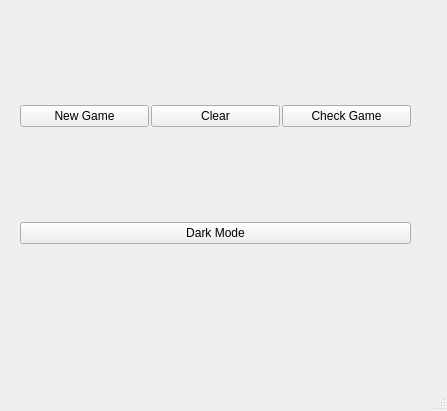
<?xml version="1.0" encoding="UTF-8"?>
<ui version="4.0">
 <class>MainWindow</class>
 <widget class="QMainWindow" name="MainWindow">
  <property name="geometry">
   <rect>
    <x>0</x>
    <y>0</y>
    <width>447</width>
    <height>411</height>
   </rect>
  </property>
  <property name="windowTitle">
   <string>Sudoku Game</string>
  </property>
  <property name="windowIcon">
   <iconset>
    <normaloff>icon.png</normaloff>icon.png</iconset>
  </property>
  <widget class="QWidget" name="centralwidget">
   <widget class="QWidget" name="verticalLayoutWidget">
    <property name="geometry">
     <rect>
      <x>20</x>
      <y>10</y>
      <width>391</width>
      <height>331</height>
     </rect>
    </property>
    <layout class="QVBoxLayout" name="verticalLayout" stretch="1,0,0">
     <property name="spacing">
      <number>0</number>
     </property>
     <item>
      <layout class="QGridLayout" name="my_grid"/>
     </item>
     <item>
      <layout class="QHBoxLayout" name="horizontalLayout">
       <property name="spacing">
        <number>2</number>
       </property>
       <item>
        <widget class="QPushButton" name="newgame_btn">
         <property name="text">
          <string>New Game</string>
         </property>
        </widget>
       </item>
       <item>
        <widget class="QPushButton" name="clear_btn">
         <property name="text">
          <string>Clear</string>
         </property>
        </widget>
       </item>
       <item>
        <widget class="QPushButton" name="check_btn">
         <property name="text">
          <string>Check Game</string>
         </property>
        </widget>
       </item>
      </layout>
     </item>
     <item>
      <layout class="QVBoxLayout" name="verticalLayout_2">
       <property name="spacing">
        <number>0</number>
       </property>
       <item>
        <widget class="QPushButton" name="dark_btn">
         <property name="text">
          <string>Dark Mode</string>
         </property>
        </widget>
       </item>
      </layout>
     </item>
    </layout>
   </widget>
  </widget>
  <widget class="QMenuBar" name="menubar">
   <property name="geometry">
    <rect>
     <x>0</x>
     <y>0</y>
     <width>447</width>
     <height>22</height>
    </rect>
   </property>
  </widget>
  <widget class="QStatusBar" name="statusbar"/>
 </widget>
 <resources/>
 <connections/>
</ui>
